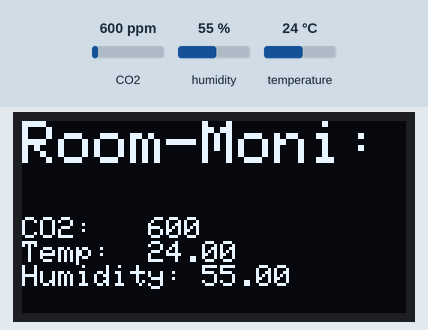
Simulated run of this sketch. Board: Arduino Uno, built with avr-gcc and run on an emulated ATmega328P. Shown: 128×64 one-colour display. The test bench sets the inputs (shaded band); at power-on: CO2 600 ppm, humidity 55 %, temperature 24 °C. The display library's start-up logo is not drawn; what the sketch prints to the serial monitor is not drawn.

Above: at 7.6 s.
7.7 s: CO2 set to 1050 ppm
At 13.5 s:
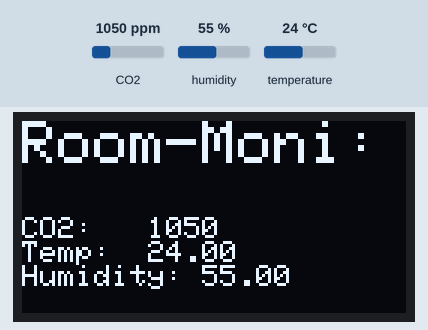
18.6 s: humidity set to 22 %
At 23.4 s:
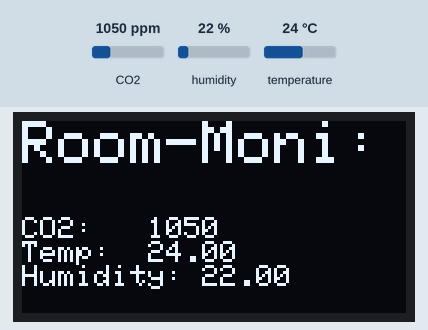
28.7 s: temperature set to 12 °C
At 33.2 s:
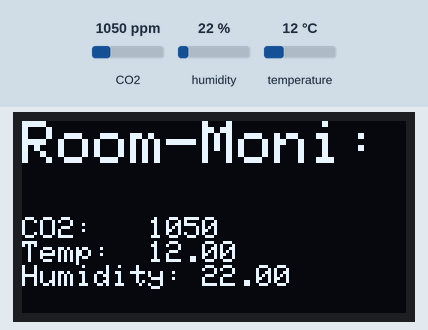
38.7 s: CO2 set to 975 ppm
At 43.1 s:
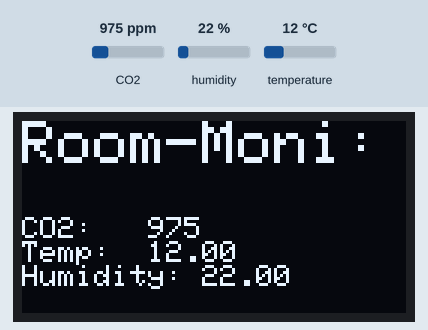
46.2 s: CO2 set to 1700 ppm
At 53.0 s:
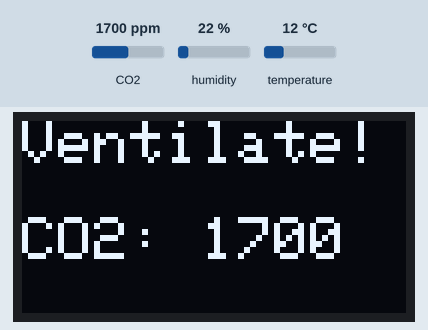
Timing chart, 0 to 54.5 s (numbered marks = the images above; inputs shaded):
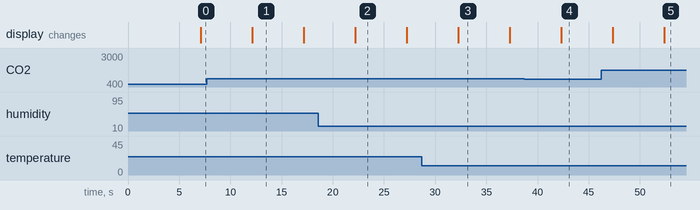

The sketch:

co2_temp_hum_monitor.ino
```cpp
// (licence header left out)
#include <Arduino.h>
#include <SensirionI2CScd4x.h>
#include <Wire.h>
#include <Adafruit_SSD1306.h>
#include <SPI.h>
#include <Adafruit_GFX.h>

#define SCREEN_WIDTH 128
#define SCREEN_HEIGHT 64
#define OLED_RESET -1
#define SCREEN_ADDRESS 0x3C

SensirionI2CScd4x scd4x;
Adafruit_SSD1306 display(SCREEN_WIDTH, SCREEN_HEIGHT, &Wire, OLED_RESET);

void printUint16Hex(uint16_t value) {
    if (value < 4096) Serial.print("0");
    if (value < 256) Serial.print("0");
    if (value < 16) Serial.print("0");
    Serial.print(value, HEX);
}

void printSerialNumber(uint16_t serial0, uint16_t serial1, uint16_t serial2) {
    Serial.print("Serial: 0x");
    printUint16Hex(serial0);
    printUint16Hex(serial1);
    printUint16Hex(serial2);
    Serial.println();
}

void checkError(uint16_t error, const char* message) {
    if (error) {
        char errorMessage[256];
        Serial.print("Error trying to execute ");
        Serial.print(message);
        Serial.print(": ");
        errorToString(error, errorMessage, sizeof(errorMessage));
        Serial.println(errorMessage);
    }
}

void displayData(uint16_t co2, float temperature, float humidity) {
    display.clearDisplay();
    display.setTextColor(WHITE);
    display.setTextSize(2);
    display.setCursor(0, 0);
    display.print("Room-Moni:");

    display.setCursor(0, 32);
    display.setTextSize(1);
    display.print("CO2:   ");
    display.println(co2);
    display.print("Temp:  ");
    display.println(temperature);
    display.print("Humidity: ");
    display.println(humidity);
    display.display();
}

void displayVentilationWarning(uint16_t co2) {
    display.clearDisplay();
    display.setCursor(0,0);
    display.setTextSize(2);
    display.print("Ventilate!");

    display.setCursor(0,32);
    display.print("CO2: ");
    display.println(co2);
    display.display();
}

void setup() {
    Serial.begin(115200);

    if (!display.begin(SSD1306_SWITCHCAPVCC, SCREEN_ADDRESS)) {
        Serial.println(F("SSD1306 allocation failed"));
        for (;;);
    }

    display.display();
    delay(2000);
    display.clearDisplay();

    while (!Serial) {
        delay(100);
    }

    Wire.begin();
    scd4x.begin(Wire);

    checkError(scd4x.stopPeriodicMeasurement(), "stopPeriodicMeasurement");

    uint16_t serial0, serial1, serial2;
    uint16_t error = scd4x.getSerialNumber(serial0, serial1, serial2);
    checkError(error, "getSerialNumber");
    if (!error) {
        printSerialNumber(serial0, serial1, serial2);
    }

    checkError(scd4x.startPeriodicMeasurement(), "startPeriodicMeasurement");

    Serial.println("Waiting for first measurement... (5 sec)");
}

void loop() {
    uint16_t error;
    uint16_t co2;
    float temperature, humidity;

    delay(5000);
    error = scd4x.readMeasurement(co2, temperature, humidity);
    if (error) {
        checkError(error, "readMeasurement");
    } else if (co2 == 0) {
        Serial.println("Invalid sample detected, skipping.");
    } else {
        displayData(co2, temperature, humidity);
        if (co2 > 1000) {
            delay(5000); // Show the data for 5 seconds
            displayVentilationWarning(co2);
        }
    }
}
```

Measured:
- after the input at 7.7 s, the display: changes after 4.4 s (image 1)
- after the input at 18.6 s, the display: changes after 3.6 s (image 2)
- after the input at 28.7 s, the display: changes after 3.5 s (image 3)
- after the input at 38.7 s, the display: changes after 3.6 s (image 4)
- after the input at 46.2 s, the display: first changes after 1.1 s (image 5 shows a later state)
- what the display in image 1 shows lasts 5.1 s, from 12.1 s to 17.2 s
